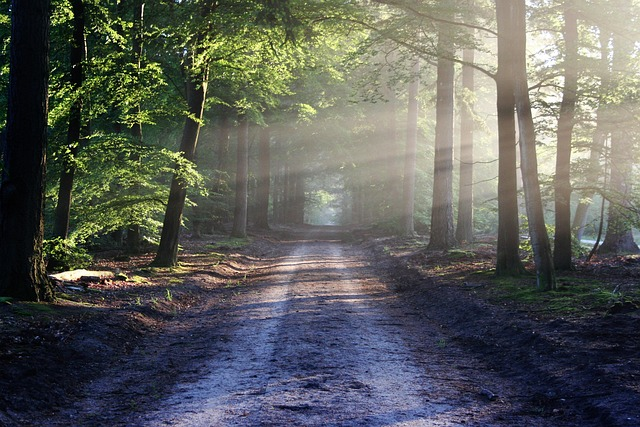
#> input picture MODULE 18/images/example_image.jpg, 640 x 427 px, found by its file name
$ python morphological.py
#> lines starting #> are read from the running program, lines starting #| are printed output that depends on the picture
import cv2
import numpy as np

img = cv2.imread(r"C:\Users\Abhishek Thakur\OneDrive\Documents\GitHub\Tute-Dude-advaced-python-course\MODULE 18\images\example_image.jpg")
#> img is the input picture: shape (427, 640, 3); mean B, G, R 90.5, 94.6, 92.2

width = 300
height = 300

dim = (width, height)
resized = cv2.resize(img, dim)
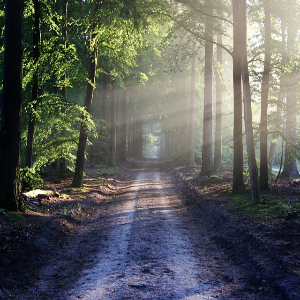
#> resized: shape (300, 300, 3); mean B, G, R 90.3, 94.4, 92.1

kernel = np.ones((5,5), dtype="uint8")
# [6 lines of commented-out code are left out]
tophat = cv2.morphologyEx(resized,cv2.MORPH_TOPHAT, kernel)
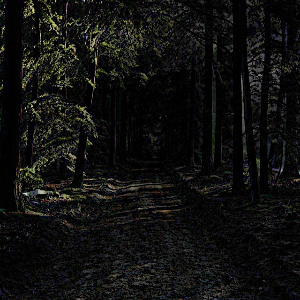
#> tophat: shape (300, 300, 3); mean B, G, R 15.1, 16.4, 16.3
blackhat = cv2.morphologyEx(resized,cv2.MORPH_BLACKHAT, kernel)
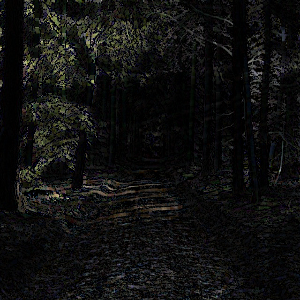
#> blackhat: shape (300, 300, 3); mean B, G, R 15.4, 16.2, 16
cv2.imshow("original",resized)
# cv2.imshow("Erosion", opening)
# cv2.imshow("dilation", closing)
# cv2.imshow("gradient", gradient)
cv2.imshow("tophat", tophat)
cv2.imshow("blackhat", blackhat)

cv2.waitKey(0)
cv2.destroyAllWindows()

$ run again, with MODULE 18/images/bird_image.jpg copied over MODULE 18/images/example_image.jpg
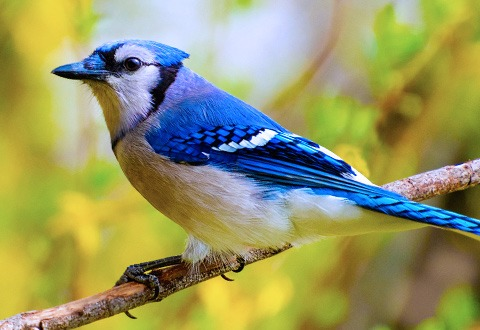
#> input picture MODULE 18/images/bird_image.jpg, 480 x 330 px, found by its file name
#> img is the input picture: shape (330, 480, 3); mean B, G, R 101, 151.5, 150.6
#> `resized = cv2.resize(img, dim)`:
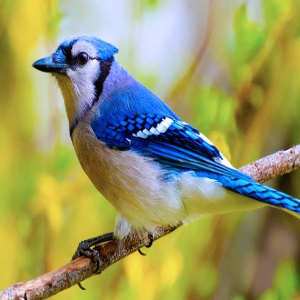
#> resized: shape (300, 300, 3); mean B, G, R 100.9, 151.4, 150.5
#> `blackhat = cv2.morphologyEx(resized,cv2.MORPH_BLACKHAT, kernel)`:
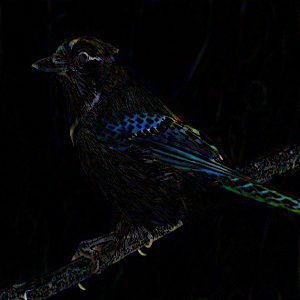
#> blackhat: shape (300, 300, 3); mean B, G, R 6.2, 5.7, 4.9
